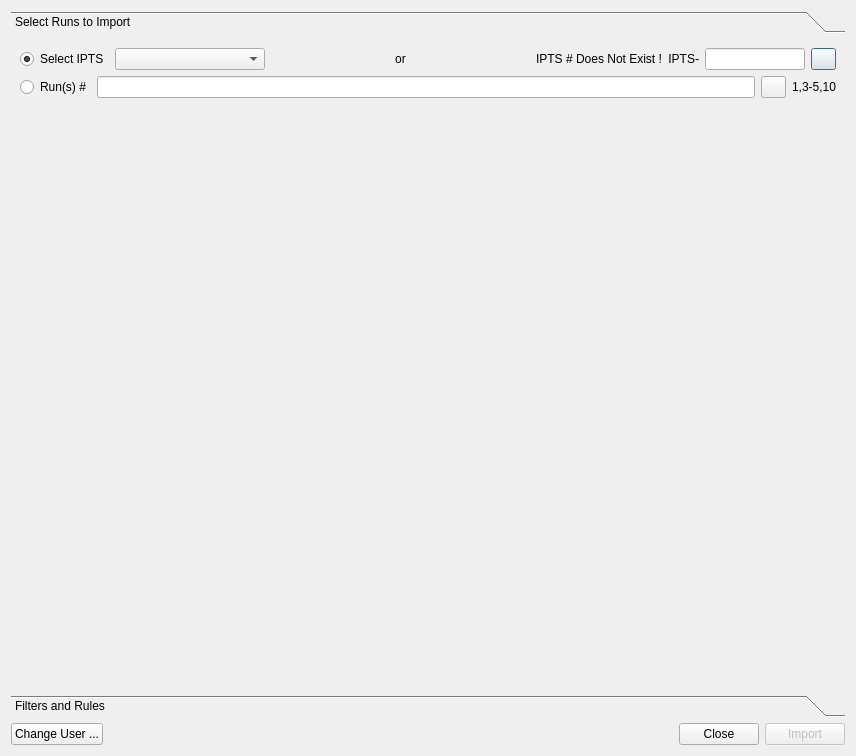
<?xml version="1.0" encoding="UTF-8"?>
<ui version="4.0">
 <class>Dialog</class>
 <widget class="QDialog" name="Dialog">
  <property name="geometry">
   <rect>
    <x>0</x>
    <y>0</y>
    <width>856</width>
    <height>756</height>
   </rect>
  </property>
  <property name="windowTitle">
   <string>Dialog</string>
  </property>
  <layout class="QVBoxLayout" name="verticalLayout_3">
   <item>
    <widget class="QToolBox" name="toolBox">
     <property name="currentIndex">
      <number>0</number>
     </property>
     <widget class="QWidget" name="page">
      <property name="geometry">
       <rect>
        <x>0</x>
        <y>0</y>
        <width>838</width>
        <height>639</height>
       </rect>
      </property>
      <attribute name="label">
       <string>Select Runs to Import</string>
      </attribute>
      <layout class="QVBoxLayout" name="verticalLayout">
       <item>
        <layout class="QHBoxLayout" name="horizontalLayout_2">
         <item>
          <widget class="QRadioButton" name="ipts_radio_button">
           <property name="text">
            <string>Select IPTS</string>
           </property>
           <property name="checked">
            <bool>true</bool>
           </property>
          </widget>
         </item>
         <item>
          <widget class="QComboBox" name="ipts_combobox">
           <property name="minimumSize">
            <size>
             <width>150</width>
             <height>0</height>
            </size>
           </property>
           <property name="maximumSize">
            <size>
             <width>150</width>
             <height>16777215</height>
            </size>
           </property>
          </widget>
         </item>
         <item>
          <spacer name="horizontalSpacer_5">
           <property name="orientation">
            <enum>Qt::Horizontal</enum>
           </property>
           <property name="sizeHint" stdset="0">
            <size>
             <width>40</width>
             <height>20</height>
            </size>
           </property>
          </spacer>
         </item>
         <item>
          <widget class="QLabel" name="ipts_label">
           <property name="text">
            <string>or</string>
           </property>
           <property name="alignment">
            <set>Qt::AlignCenter</set>
           </property>
          </widget>
         </item>
         <item>
          <spacer name="horizontalSpacer_4">
           <property name="orientation">
            <enum>Qt::Horizontal</enum>
           </property>
           <property name="sizeHint" stdset="0">
            <size>
             <width>40</width>
             <height>20</height>
            </size>
           </property>
          </spacer>
         </item>
         <item>
          <widget class="QLabel" name="error_message">
           <property name="text">
            <string>IPTS # Does Not Exist !</string>
           </property>
           <property name="alignment">
            <set>Qt::AlignCenter</set>
           </property>
          </widget>
         </item>
         <item>
          <widget class="QLabel" name="label_3">
           <property name="text">
            <string>IPTS-</string>
           </property>
           <property name="alignment">
            <set>Qt::AlignRight|Qt::AlignTrailing|Qt::AlignVCenter</set>
           </property>
          </widget>
         </item>
         <item>
          <widget class="QLineEdit" name="ipts_lineedit">
           <property name="minimumSize">
            <size>
             <width>100</width>
             <height>0</height>
            </size>
           </property>
           <property name="maximumSize">
            <size>
             <width>100</width>
             <height>16777215</height>
            </size>
           </property>
          </widget>
         </item>
         <item>
          <widget class="QPushButton" name="clear_ipts">
           <property name="minimumSize">
            <size>
             <width>25</width>
             <height>20</height>
            </size>
           </property>
           <property name="maximumSize">
            <size>
             <width>25</width>
             <height>16777215</height>
            </size>
           </property>
           <property name="text">
            <string/>
           </property>
          </widget>
         </item>
        </layout>
       </item>
       <item>
        <layout class="QHBoxLayout" name="horizontalLayout">
         <item>
          <widget class="QRadioButton" name="run_radio_button">
           <property name="text">
            <string>Run(s) #</string>
           </property>
          </widget>
         </item>
         <item>
          <widget class="QLineEdit" name="run_number_lineedit"/>
         </item>
         <item>
          <widget class="QPushButton" name="clear_run">
           <property name="minimumSize">
            <size>
             <width>25</width>
             <height>20</height>
            </size>
           </property>
           <property name="maximumSize">
            <size>
             <width>25</width>
             <height>16777215</height>
            </size>
           </property>
           <property name="text">
            <string/>
           </property>
          </widget>
         </item>
         <item>
          <widget class="QLabel" name="run_number_label">
           <property name="text">
            <string>1,3-5,10</string>
           </property>
          </widget>
         </item>
        </layout>
       </item>
       <item>
        <spacer name="verticalSpacer_3">
         <property name="orientation">
          <enum>Qt::Vertical</enum>
         </property>
         <property name="sizeHint" stdset="0">
          <size>
           <width>20</width>
           <height>481</height>
          </size>
         </property>
        </spacer>
       </item>
      </layout>
     </widget>
     <widget class="QWidget" name="page_2">
      <property name="geometry">
       <rect>
        <x>0</x>
        <y>0</y>
        <width>838</width>
        <height>639</height>
       </rect>
      </property>
      <attribute name="label">
       <string>Filters and Rules</string>
      </attribute>
      <layout class="QVBoxLayout" name="verticalLayout_5">
       <item>
        <widget class="QSplitter" name="splitter">
         <property name="frameShape">
          <enum>QFrame::NoFrame</enum>
         </property>
         <property name="frameShadow">
          <enum>QFrame::Plain</enum>
         </property>
         <property name="lineWidth">
          <number>4</number>
         </property>
         <property name="midLineWidth">
          <number>9</number>
         </property>
         <property name="orientation">
          <enum>Qt::Vertical</enum>
         </property>
         <property name="opaqueResize">
          <bool>false</bool>
         </property>
         <property name="handleWidth">
          <number>14</number>
         </property>
         <property name="childrenCollapsible">
          <bool>true</bool>
         </property>
         <widget class="QWidget" name="">
          <layout class="QVBoxLayout" name="verticalLayout_4">
           <item>
            <widget class="QTableWidget" name="tableWidget">
             <property name="enabled">
              <bool>false</bool>
             </property>
             <property name="sizePolicy">
              <sizepolicy hsizetype="Expanding" vsizetype="Expanding">
               <horstretch>0</horstretch>
               <verstretch>0</verstretch>
              </sizepolicy>
             </property>
             <property name="maximumSize">
              <size>
               <width>16777215</width>
               <height>16777215</height>
              </size>
             </property>
             <property name="palette">
              <palette>
               <active>
                <colorrole role="Highlight">
                 <brush brushstyle="SolidPattern">
                  <color alpha="255">
                   <red>138</red>
                   <green>226</green>
                   <blue>52</blue>
                  </color>
                 </brush>
                </colorrole>
                <colorrole role="Link">
                 <brush brushstyle="SolidPattern">
                  <color alpha="255">
                   <red>138</red>
                   <green>226</green>
                   <blue>52</blue>
                  </color>
                 </brush>
                </colorrole>
               </active>
               <inactive>
                <colorrole role="Highlight">
                 <brush brushstyle="SolidPattern">
                  <color alpha="255">
                   <red>138</red>
                   <green>226</green>
                   <blue>52</blue>
                  </color>
                 </brush>
                </colorrole>
                <colorrole role="Link">
                 <brush brushstyle="SolidPattern">
                  <color alpha="255">
                   <red>138</red>
                   <green>226</green>
                   <blue>52</blue>
                  </color>
                 </brush>
                </colorrole>
               </inactive>
               <disabled>
                <colorrole role="Highlight">
                 <brush brushstyle="SolidPattern">
                  <color alpha="255">
                   <red>145</red>
                   <green>141</green>
                   <blue>126</blue>
                  </color>
                 </brush>
                </colorrole>
                <colorrole role="Link">
                 <brush brushstyle="SolidPattern">
                  <color alpha="255">
                   <red>138</red>
                   <green>226</green>
                   <blue>52</blue>
                  </color>
                 </brush>
                </colorrole>
               </disabled>
              </palette>
             </property>
             <property name="alternatingRowColors">
              <bool>true</bool>
             </property>
             <property name="selectionMode">
              <enum>QAbstractItemView::SingleSelection</enum>
             </property>
             <property name="selectionBehavior">
              <enum>QAbstractItemView::SelectRows</enum>
             </property>
             <attribute name="horizontalHeaderVisible">
              <bool>false</bool>
             </attribute>
             <attribute name="horizontalHeaderHighlightSections">
              <bool>true</bool>
             </attribute>
             <attribute name="horizontalHeaderStretchLastSection">
              <bool>true</bool>
             </attribute>
             <attribute name="verticalHeaderVisible">
              <bool>false</bool>
             </attribute>
             <attribute name="verticalHeaderStretchLastSection">
              <bool>false</bool>
             </attribute>
             <column>
              <property name="text">
               <string>New Column</string>
              </property>
             </column>
             <column>
              <property name="text">
               <string>Rule #</string>
              </property>
             </column>
             <column>
              <property name="text">
               <string>Keyword</string>
              </property>
             </column>
             <column>
              <property name="text">
               <string>Criteria</string>
              </property>
             </column>
             <column>
              <property name="text">
               <string>Values</string>
              </property>
             </column>
            </widget>
           </item>
           <item>
            <layout class="QHBoxLayout" name="horizontalLayout_4">
             <item>
              <widget class="QPushButton" name="remove_criteria_button">
               <property name="enabled">
                <bool>false</bool>
               </property>
               <property name="maximumSize">
                <size>
                 <width>30</width>
                 <height>30</height>
                </size>
               </property>
               <property name="text">
                <string>-</string>
               </property>
              </widget>
             </item>
             <item>
              <spacer name="horizontalSpacer_3">
               <property name="orientation">
                <enum>Qt::Horizontal</enum>
               </property>
               <property name="sizeType">
                <enum>QSizePolicy::Expanding</enum>
               </property>
               <property name="sizeHint" stdset="0">
                <size>
                 <width>40</width>
                 <height>20</height>
                </size>
               </property>
              </spacer>
             </item>
             <item>
              <widget class="QPushButton" name="add_criteria_button">
               <property name="enabled">
                <bool>false</bool>
               </property>
               <property name="maximumSize">
                <size>
                 <width>30</width>
                 <height>30</height>
                </size>
               </property>
               <property name="text">
                <string>+</string>
               </property>
              </widget>
             </item>
            </layout>
           </item>
           <item>
            <layout class="QHBoxLayout" name="horizontalLayout_6">
             <item>
              <widget class="QLabel" name="global_rule_label">
               <property name="enabled">
                <bool>false</bool>
               </property>
               <property name="text">
                <string>Global Rule:</string>
               </property>
              </widget>
             </item>
             <item>
              <widget class="QLineEdit" name="global_rule_lineedit">
               <property name="enabled">
                <bool>false</bool>
               </property>
               <property name="readOnly">
                <bool>true</bool>
               </property>
              </widget>
             </item>
             <item>
              <widget class="QPushButton" name="global_rule_button">
               <property name="enabled">
                <bool>false</bool>
               </property>
               <property name="text">
                <string>Edit ...</string>
               </property>
              </widget>
             </item>
            </layout>
           </item>
          </layout>
         </widget>
         <widget class="QWidget" name="">
          <layout class="QVBoxLayout" name="verticalLayout_2">
           <item>
            <widget class="QLabel" name="filter_result_label">
             <property name="enabled">
              <bool>false</bool>
             </property>
             <property name="text">
              <string>Filter + Rule Result</string>
             </property>
            </widget>
           </item>
           <item>
            <widget class="QTableWidget" name="tableWidget_filter_result">
             <property name="enabled">
              <bool>false</bool>
             </property>
             <property name="alternatingRowColors">
              <bool>true</bool>
             </property>
             <property name="selectionMode">
              <enum>QAbstractItemView::NoSelection</enum>
             </property>
             <attribute name="horizontalHeaderStretchLastSection">
              <bool>false</bool>
             </attribute>
             <attribute name="verticalHeaderStretchLastSection">
              <bool>false</bool>
             </attribute>
            </widget>
           </item>
          </layout>
         </widget>
        </widget>
       </item>
      </layout>
     </widget>
    </widget>
   </item>
   <item>
    <layout class="QHBoxLayout" name="horizontalLayout_3">
     <item>
      <widget class="QPushButton" name="pushButton">
       <property name="text">
        <string>Change User ...</string>
       </property>
      </widget>
     </item>
     <item>
      <spacer name="horizontalSpacer">
       <property name="orientation">
        <enum>Qt::Horizontal</enum>
       </property>
       <property name="sizeHint" stdset="0">
        <size>
         <width>40</width>
         <height>20</height>
        </size>
       </property>
      </spacer>
     </item>
     <item>
      <widget class="QPushButton" name="cancel_button">
       <property name="text">
        <string>Close</string>
       </property>
      </widget>
     </item>
     <item>
      <widget class="QPushButton" name="import_button">
       <property name="enabled">
        <bool>false</bool>
       </property>
       <property name="text">
        <string>Import</string>
       </property>
      </widget>
     </item>
    </layout>
   </item>
  </layout>
 </widget>
 <tabstops>
  <tabstop>import_button</tabstop>
  <tabstop>ipts_combobox</tabstop>
  <tabstop>ipts_lineedit</tabstop>
  <tabstop>run_number_lineedit</tabstop>
  <tabstop>cancel_button</tabstop>
  <tabstop>pushButton</tabstop>
  <tabstop>run_radio_button</tabstop>
  <tabstop>ipts_radio_button</tabstop>
 </tabstops>
 <resources/>
 <connections>
  <connection>
   <sender>cancel_button</sender>
   <signal>clicked()</signal>
   <receiver>Dialog</receiver>
   <slot>cancel_button_clicked()</slot>
   <hints>
    <hint type="sourcelabel">
     <x>762</x>
     <y>745</y>
    </hint>
    <hint type="destinationlabel">
     <x>80</x>
     <y>106</y>
    </hint>
   </hints>
  </connection>
  <connection>
   <sender>import_button</sender>
   <signal>clicked()</signal>
   <receiver>Dialog</receiver>
   <slot>import_button_clicked()</slot>
   <hints>
    <hint type="sourcelabel">
     <x>845</x>
     <y>745</y>
    </hint>
    <hint type="destinationlabel">
     <x>452</x>
     <y>99</y>
    </hint>
   </hints>
  </connection>
  <connection>
   <sender>ipts_radio_button</sender>
   <signal>clicked()</signal>
   <receiver>Dialog</receiver>
   <slot>radio_button_changed()</slot>
   <hints>
    <hint type="sourcelabel">
     <x>62</x>
     <y>73</y>
    </hint>
    <hint type="destinationlabel">
     <x>33</x>
     <y>85</y>
    </hint>
   </hints>
  </connection>
  <connection>
   <sender>run_radio_button</sender>
   <signal>clicked()</signal>
   <receiver>Dialog</receiver>
   <slot>radio_button_changed()</slot>
   <hints>
    <hint type="sourcelabel">
     <x>83</x>
     <y>106</y>
    </hint>
    <hint type="destinationlabel">
     <x>60</x>
     <y>75</y>
    </hint>
   </hints>
  </connection>
  <connection>
   <sender>ipts_combobox</sender>
   <signal>currentIndexChanged(QString)</signal>
   <receiver>Dialog</receiver>
   <slot>ipts_selection_changed()</slot>
   <hints>
    <hint type="sourcelabel">
     <x>272</x>
     <y>75</y>
    </hint>
    <hint type="destinationlabel">
     <x>289</x>
     <y>21</y>
    </hint>
   </hints>
  </connection>
  <connection>
   <sender>run_number_lineedit</sender>
   <signal>returnPressed()</signal>
   <receiver>Dialog</receiver>
   <slot>run_number_return_pressed()</slot>
   <hints>
    <hint type="sourcelabel">
     <x>462</x>
     <y>107</y>
    </hint>
    <hint type="destinationlabel">
     <x>307</x>
     <y>89</y>
    </hint>
   </hints>
  </connection>
  <connection>
   <sender>pushButton</sender>
   <signal>clicked()</signal>
   <receiver>Dialog</receiver>
   <slot>change_user_clicked()</slot>
   <hints>
    <hint type="sourcelabel">
     <x>123</x>
     <y>745</y>
    </hint>
    <hint type="destinationlabel">
     <x>452</x>
     <y>71</y>
    </hint>
   </hints>
  </connection>
  <connection>
   <sender>ipts_lineedit</sender>
   <signal>textChanged(QString)</signal>
   <receiver>Dialog</receiver>
   <slot>ipts_text_changed()</slot>
   <hints>
    <hint type="sourcelabel">
     <x>805</x>
     <y>75</y>
    </hint>
    <hint type="destinationlabel">
     <x>358</x>
     <y>134</y>
    </hint>
   </hints>
  </connection>
  <connection>
   <sender>clear_ipts</sender>
   <signal>clicked()</signal>
   <receiver>Dialog</receiver>
   <slot>clear_ipts()</slot>
   <hints>
    <hint type="sourcelabel">
     <x>836</x>
     <y>78</y>
    </hint>
    <hint type="destinationlabel">
     <x>421</x>
     <y>92</y>
    </hint>
   </hints>
  </connection>
  <connection>
   <sender>clear_run</sender>
   <signal>clicked()</signal>
   <receiver>Dialog</receiver>
   <slot>clear_run()</slot>
   <hints>
    <hint type="sourcelabel">
     <x>774</x>
     <y>115</y>
    </hint>
    <hint type="destinationlabel">
     <x>390</x>
     <y>132</y>
    </hint>
   </hints>
  </connection>
  <connection>
   <sender>remove_criteria_button</sender>
   <signal>clicked()</signal>
   <receiver>Dialog</receiver>
   <slot>remove_criteria_clicked()</slot>
   <hints>
    <hint type="sourcelabel">
     <x>49</x>
     <y>287</y>
    </hint>
    <hint type="destinationlabel">
     <x>85</x>
     <y>344</y>
    </hint>
   </hints>
  </connection>
  <connection>
   <sender>add_criteria_button</sender>
   <signal>clicked()</signal>
   <receiver>Dialog</receiver>
   <slot>add_criteria_clicked()</slot>
   <hints>
    <hint type="sourcelabel">
     <x>835</x>
     <y>287</y>
    </hint>
    <hint type="destinationlabel">
     <x>453</x>
     <y>341</y>
    </hint>
   </hints>
  </connection>
  <connection>
   <sender>run_number_lineedit</sender>
   <signal>textChanged(QString)</signal>
   <receiver>Dialog</receiver>
   <slot>run_number_text_changed()</slot>
   <hints>
    <hint type="sourcelabel">
     <x>404</x>
     <y>107</y>
    </hint>
    <hint type="destinationlabel">
     <x>188</x>
     <y>136</y>
    </hint>
   </hints>
  </connection>
  <connection>
   <sender>toolBox</sender>
   <signal>currentChanged(int)</signal>
   <receiver>Dialog</receiver>
   <slot>toolbox_changed()</slot>
   <hints>
    <hint type="sourcelabel">
     <x>127</x>
     <y>23</y>
    </hint>
    <hint type="destinationlabel">
     <x>4</x>
     <y>36</y>
    </hint>
   </hints>
  </connection>
  <connection>
   <sender>global_rule_button</sender>
   <signal>clicked()</signal>
   <receiver>Dialog</receiver>
   <slot>edit_global_rule_clicked()</slot>
   <hints>
    <hint type="sourcelabel">
     <x>794</x>
     <y>351</y>
    </hint>
    <hint type="destinationlabel">
     <x>626</x>
     <y>723</y>
    </hint>
   </hints>
  </connection>
 </connections>
 <slots>
  <slot>cancel_button_clicked()</slot>
  <slot>import_button_clicked()</slot>
  <slot>radio_button_changed()</slot>
  <slot>ipts_selection_changed()</slot>
  <slot>run_number_return_pressed()</slot>
  <slot>change_user_clicked()</slot>
  <slot>ipts_text_changed()</slot>
  <slot>clear_ipts()</slot>
  <slot>clear_run()</slot>
  <slot>remove_criteria_clicked()</slot>
  <slot>add_criteria_clicked()</slot>
  <slot>run_number_text_changed()</slot>
  <slot>preloading_clicked()</slot>
  <slot>clear_preloading_clicked()</slot>
  <slot>toolbox_changed()</slot>
  <slot>files_not_found_more_clicked()</slot>
  <slot>files_initially_selected_more_clicked()</slot>
  <slot>files_filtered_out_more_clicked()</slot>
  <slot>files_imported_more_clicked()</slot>
  <slot>edit_global_rule_clicked()</slot>
 </slots>
</ui>
